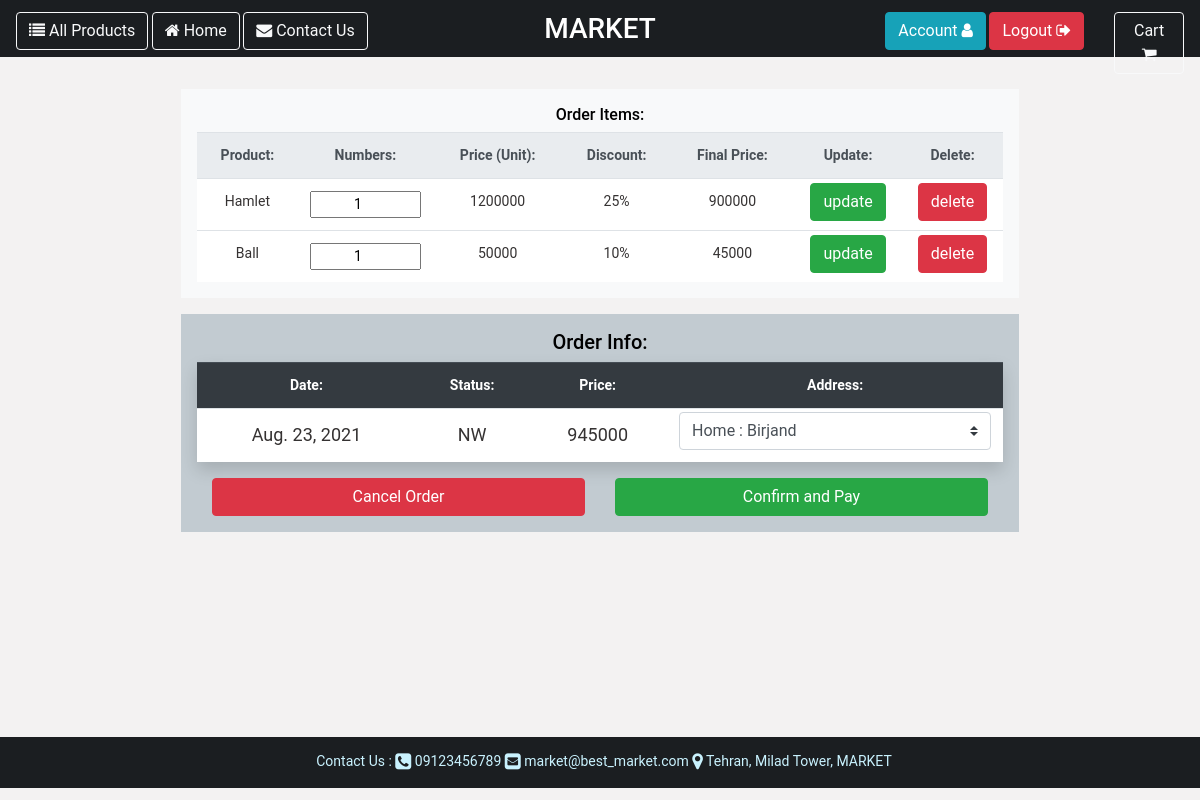
/order/cart/ (signed in), run on the app's committed database.
### order/models.py (models this page shows, shortened)
class OrderItem(BaseModel):
    product = models.ForeignKey(Product, verbose_name=_('selected product'),
                                help_text=_('select product for add to your Cart'), on_delete=models.CASCADE,
                                null=True, blank=True)
    product_number = models.IntegerField(verbose_name=_('numbers'), help_text=_('specify number of selected product'),
                                         null=False, blank=False, default=1)
    cart = models.ForeignKey(Cart, verbose_name=_('cart'), help_text=_('specify cart'), null=True, blank=True,
                             on_delete=models.CASCADE, related_name='cart_orderitems',
                             related_query_name='customer_cart_orderitems')
    def check_inventory(self):
        if self.product_number >= 1:
            if self.product.inventory_status() == 'Available':
                if self.product_number <= self.product.inventory:
                    return True
                else:
                    return _('Inventory shortage for this numbers!')
            else:
                return _('This product is unavailable!')
        else:
            return _('This number is incorrect!')
    def calculate_order_item_price(self):
        checking = self.check_inventory()
        if checking:
            order_item_price = self.product_number * self.product.calculate_final_price()
            return int(order_item_price)
        else:
            return checking

class Cart(BaseModel):
    customer = models.ForeignKey(Customer, verbose_name=_('customer'),
                                 help_text=_('specify owner customer for cart'),
                                 null=True, blank=True, on_delete=models.PROTECT)
    status = models.CharField(verbose_name=_('cart status'), help_text=_('display cart status'), max_length=20,
                              blank=False, null=False, choices=[('WA', _('waiting')), ('PD', _('paid'))],
                              default='WA')
    final_price = models.IntegerField(verbose_name=_('final price'), help_text=_('final cart price'),
                                    null=True, blank=True)
    order_status = models.CharField(verbose_name=_('customer order status'), help_text=_('display status of order'),
                                    blank=False, null=False,
                                    choices=[('NW', _('new')), ('SN', _('send')), ('CA', _('cancel'))],
                                    default='NW', max_length=20)
    order_address = models.ForeignKey(Address, verbose_name=_('customer address'),
                                      help_text=_('specify address for send order'),
                                      null=True, blank=True, on_delete=models.PROTECT)
    def order_date(self):
        return self.create_timestamp.date()
    def cart_price(self):
        items = OrderItem.objects.filter(cart__customer=self.customer)
        all_items = items.filter(cart__status='WA')
        price = 0
        for item in all_items:
            price += item.product.calculate_final_price() * item.product_number
        return int(price)
    def save(self, force_insert=False, force_update=False, using=None, update_fields=None):
        p = self.cart_price()
        self.final_price = p
        super().save(force_insert, force_update, using, update_fields)

### product/models.py (models this page shows, shortened)
class Product(BaseModel):
    name = models.CharField(verbose_name=_('english name'), max_length=50, help_text=_('enter name in english'),
                            null=False, blank=False)
    name_fa = models.CharField(verbose_name=_('farsi name'), max_length=50, help_text=_('enter name in farsi'),
                               null=False, blank=False)
    company_brand = models.CharField(verbose_name=_('english company brand'), max_length=30,
                                     help_text='enter company brand name in english', null=False, blank=False)
    company_brand_fa = models.CharField(verbose_name=_('farsi company brand'), max_length=30,
                                        help_text='enter company brand name in farsi', null=False, blank=False)
    category = models.ForeignKey(Category, verbose_name=_('category'), help_text=_('specify category'),
                                 on_delete=models.RESTRICT, null=False, blank=False)
    discount = models.ForeignKey(Discount, verbose_name=_('discount'), help_text=_('specify discount'),
                                 null=False, blank=False, on_delete=models.SET(0))
    price = models.IntegerField(verbose_name=_('price'), help_text=_('enter price'), null=False, blank=False)
    inventory = models.IntegerField(verbose_name=_('inventory'), help_text=_('specify product inventory'),
                                    null=False, blank=False)
    image = models.FileField(verbose_name=_('product image'), help_text=_('upload image of product'), null=True,
                             blank=True, upload_to='product/images/',
                             default='product/images/product.jpeg')
    specifications = models.CharField(verbose_name=_('english product specifications'), null=True, blank=True,
                                      help_text=_('enter product specifications in english'), max_length=100)
    specifications_fa = models.CharField(verbose_name=_('farsi product specifications'), null=True, blank=True,
                                         help_text=_('enter product specifications in farsi'), max_length=100)
    def calculate_final_price(self):
        final_price = self.price
        if self.discount.specify_discount_status() == 'Active':
            if self.discount.type == '$':
                final_price = self.price - self.discount.value
            elif self.discount.type == '%':
                if self.discount.value != 0:
                    final_price = self.price - ((self.discount.value / 100) * self.price)
                else:
                    pass
        return int(final_price)
    def inventory_status(self):
        if self.inventory > 0:
            status = _('Available')
        else:
            status = _('Unavailable')
        return status
    def __str__(self):
        return f'{self.name}'

class Discount(BaseModel):
    type = models.CharField(verbose_name=_('discount type'), help_text=_('specify type of discount'), null=False,
                            blank=False, choices=[('%', _('percent')), ('$', _('cash'))], max_length=15)
    value = models.IntegerField(verbose_name=_('discount value'), help_text=_('specify discount value'), null=True,
                                blank=True, default=0)
    max_value = models.IntegerField(verbose_name=_('maximum value'), help_text=_('specify maximum value'),
                                    null=True, blank=True)
    start_time = models.DateField(verbose_name=_('discount start time'),
                                  help_text=_('specify start time'), null=False, blank=False)
    expire_time = models.DateField(verbose_name=_('discount expire time'),
                                   help_text=_('specify expire time'), null=False, blank=False)
    def specify_discount_status(self):
        if datetime.now().date() > self.expire_time:
            status = 'Expired'
        elif datetime.now().date() < self.start_time:
            status = 'Waiting'
        else:
            status = 'Active'
        return status
    def __str__(self):
        if self.specify_discount_status() == 'Active':
            return f'{self.value}{self.type}'
        else:
            return '-'

### order/views.py (the view, shortened to what this page needs)
# urls.py: path('cart/', CartView.as_view(), name='customer_cart'),
class CartView(LoginRequiredMixin, View):
    def get(self, request, *args, **kwargs):
        try:
            customer = Customer.objects.get(id=self.request.user.id)
        except Customer.DoesNotExist:
            return redirect(reverse('customer:login'))
        addresses = Address.objects.filter(owner=customer)
        new_orderitems = set(request.COOKIES.get("cart", "").split(","))
        customer_carts = Cart.objects.filter(customer=customer)
        customer_cart = customer_carts.filter(status='WA')
        if customer_cart.count() == 1:
            cart = customer_cart[0]
        else:
            cart = Cart.objects.create(customer=customer)
            cart.save()
        cart.save()
        cart_orderitems = OrderItem.objects.filter(cart=cart)
        response = render(request, 'order/cart.html',
                          {'customer': customer, 'customer_cart': cart, 'addresses': addresses,
                           'orderitems': cart_orderitems})
        response.set_cookie("cart", '')
        return response

### core/models.py (called while the page is built)
    def get_queryset(self):
        return super().get_queryset().filter(deleted=False)

    def get_queryset(self):
        return super().get_queryset().filter(deleted=False)

### templates/order/cart.html (shortened to what this page needs)
{% extends "base.html" %}
{% load i18n %}
{% load static %}
{% block content %}
    <div class="container-fluid p-3 w-75 m-auto text-center" style="min-height: 85vh">
        <div class="row ">
            <div class="container-fluid m-auto">
                <div class="container-fluid m-auto" >
                    <div class="form-group bg-light p-3">
                        <table class="table table-responsive-md m-auto text-center">
                            <h6 class="text-center">{% translate 'Order Items:' %}</h6>
                            <tr style="background-color: #c2cbd1; text-align: center" class="thead-light">
                                <th>
                                    {% translate 'Product:' %}
                                </th>
                                <th>
                                    {% translate 'Numbers:' %}
                                </th>
                                <th>
                                    {% translate 'Price (Unit):' %}
                                </th>
                                <th>
                                    {% translate 'Discount:' %}
                                </th>
                                <th>
                                    {% translate 'Final Price:' %}
                                </th>
                                <th>
                                    {% translate 'Update:' %}
                                </th>
                                <th>
                                    {% translate 'Delete:' %}
                                </th>
                            </tr>
                            {% for orderitem in orderitems %}
                                {% include 'order/orderitem_card_for_cart.html' with order_item_detail=orderitem %}
                            {% endfor %}
                        </table>
                    </div>
                </div>
            <div class="container-fluid m-auto" >
                <form class="form-group order_item_card_view text-left m-auto p-3"
                      style="background-color: #c2cbd1" method="post" enctype="multipart/form-data">
                    <h5 style="text-align: center">{% translate 'Order Info:' %}</h5>
                    <table class="table table-responsive-md m-auto shadow ">
                        <tr style="background-color: #c2cbd1; text-align: center" class="thead-dark">
                            <th>
                                {% translate 'Date:' %}
                            </th>
                            <th>
                                {% translate 'Status:' %}
                            </th>
                            <th>
                                {% translate 'Price:' %}
                            </th>
                            <th>
                                {% translate 'Address:' %}
                            </th>
                        </tr>
                        <tr style="background-color: white; font-size: large; text-align: center" class="thead-light">
                            <td style="color: #353232; ">{{ customer_cart.order_date }}</td>
                            <td style="color: #353232; ">{{ customer_cart.order_status }}</td>
                            <td style="color: #353232; ">{{ customer_cart.final_price }}</td>
                            <td style="color: #353232; padding-top: 3px">
                                <div class="input-group">
                                    <select class="custom-select" id="inputGroupSelect02" name="address">
                                        {% for address in addresses %}
                                            <option value='{{ address.id }}'>{{ address.title }}
                                                : {{ address.city }}</option>
                                        {% endfor %}
                                    </select>
                                </div>
                            </td>
                        </tr>
                    </table>
                    <div class="row pt-3 m-auto">
                        <div class="col-6">
                            <input type="submit" name="cancel" id="cancel"
                                   value="{% translate 'Cancel Order' %}" class="btn btn-danger btn-block">
                        </div>
                        <div class="col-6">
                            <input type="submit" name="confirm" id="confirm"
                                   value="{% translate 'Confirm and Pay' %}" class="btn btn-success btn-block">
                        </div>
                    </div>
                </form>
            </div>
            </div>
        </div>
    </div>
{% endblock %}

### templates/order/orderitem_card_for_cart.html (shortened to what this page needs)
<form method="post" enctype="multipart/form-data">
<tr style="background-color: white; text-align: center">
    <td style="color: #353232; ">{{ order_item_detail.product }}</td>
    <td style="color: #353232; ">
        <input class="input-group text-center" id="number" name="number" min="1"
               max="{{ order_item_detail.product.inventory }}" type="number"
               value="{{ order_item_detail.product_number }}">
    </td>
    <td style="color: #353232; ">{{ order_item_detail.product.price }}</td>
    <td style="color: #353232; ">{{ order_item_detail.product.discount }}</td>
    <td style="color: #353232; ">{{ order_item_detail.calculate_order_item_price }}</td>
    <td style="color: #353232; padding: 4px">
        <input type="submit" name="update" id="update" value="update" class="btn btn-success">
    </td>
    <td style="color: #353232; padding: 4px">
        <input type="submit" name="delete" id="delete" value="delete" class="btn btn-danger">
    </td>
</tr>
</form>

### static/shared/css/base.css (style rules this page uses)
html, body { height: 100%; }
body { margin: auto; padding: 10px; font-size: 14px; font-family: "Roboto","Lucida Grande","DejaVu Sans","Bitstream Vera Sans",Verdana,Arial,sans-serif; color: black; background: lightsteelblue; }

### data on the page
OrderItem: product "Hamlet", number "1", product.price "1200000", product.discount "25%", calculate_order_item_price "900000"
OrderItem: product "‌Ball", number "1", product.price "50000", product.discount "10%", calculate_order_item_price "45000"
Cart: order_date "Aug. 23, 2021", order_status "NW", final_price "945000"

### other printed values
form field address "Home : Birjand"
